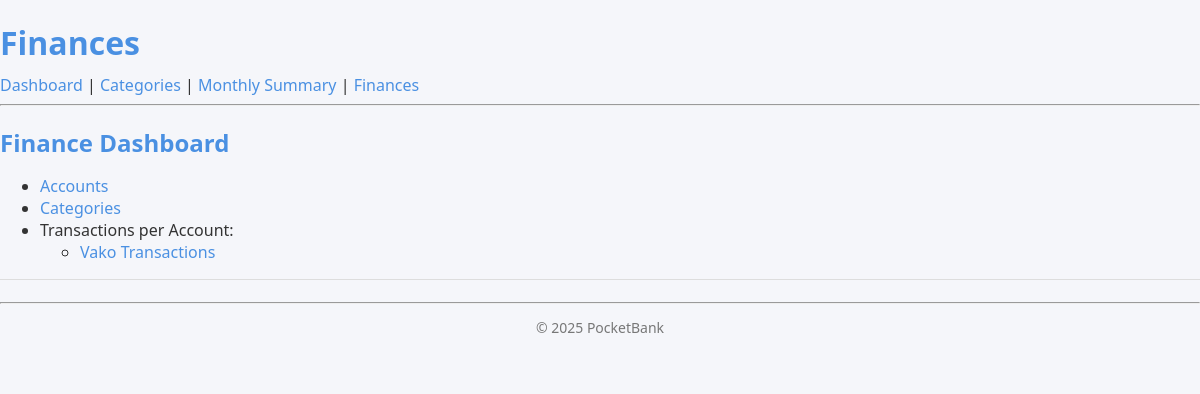
The app's page /finance/ (signed in), older data.
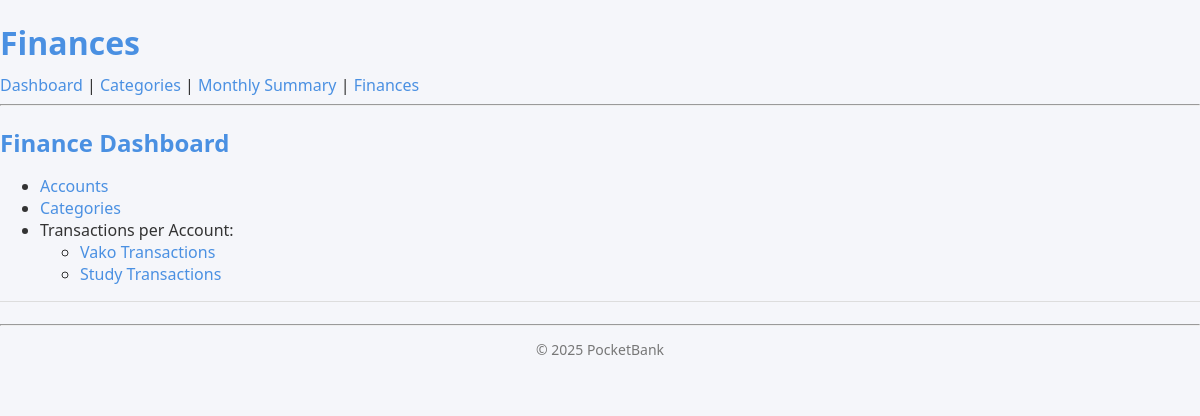
The same page, newer data.
### finance/models.py (models this page shows, shortened)
class Account(models.Model):
    name = models.CharField(max_length=50)
    balance = models.DecimalField(max_digits=15, decimal_places=2)
    owner = models.ForeignKey(User, on_delete=models.CASCADE)
    is_active = models.BooleanField(default=True)
    ACCOUNT_TYPES = [
    ('checking', 'Checking'),
    ('savings', 'Savings'),
    ('credit', 'Credit Card'),
]
    account_type = models.CharField(max_length=20, choices=ACCOUNT_TYPES)

### finance/views.py (the view)
# urls.py: path('', FinanceHome, name='finance_home'),
@login_required
def FinanceHome(request):
    accounts = Account.objects.filter(owner=request.user)
    return render(request, 'finance/finance_home.html', {'accounts': accounts})

### templates/finance/finance_home.html
{% extends "base.html" %}
{% block page_title %}Finances{% endblock %}
{% block content %}
<h2>Finance Dashboard</h2>
<ul>
    <li><a href="{% url 'finance_account_list' %}">Accounts</a></li>
    <li><a href="{% url 'finance_category_list' %}">Categories</a></li>
    <li>Transactions per Account:</li>
    <ul>
        {% for account in accounts %}
        <li>
            <a href="{% url 'finance_transaction_list' account.pk %}">
                {{ account.name }} Transactions
            </a>
        </li>
        {% empty %}
        <li>No accounts yet. Create an account to see transactions.</li>
        {% endfor %}
    </ul>
</ul>
{% endblock %}

Row changes from the older to the newer data that the page shows:
added Account: name "Study"
